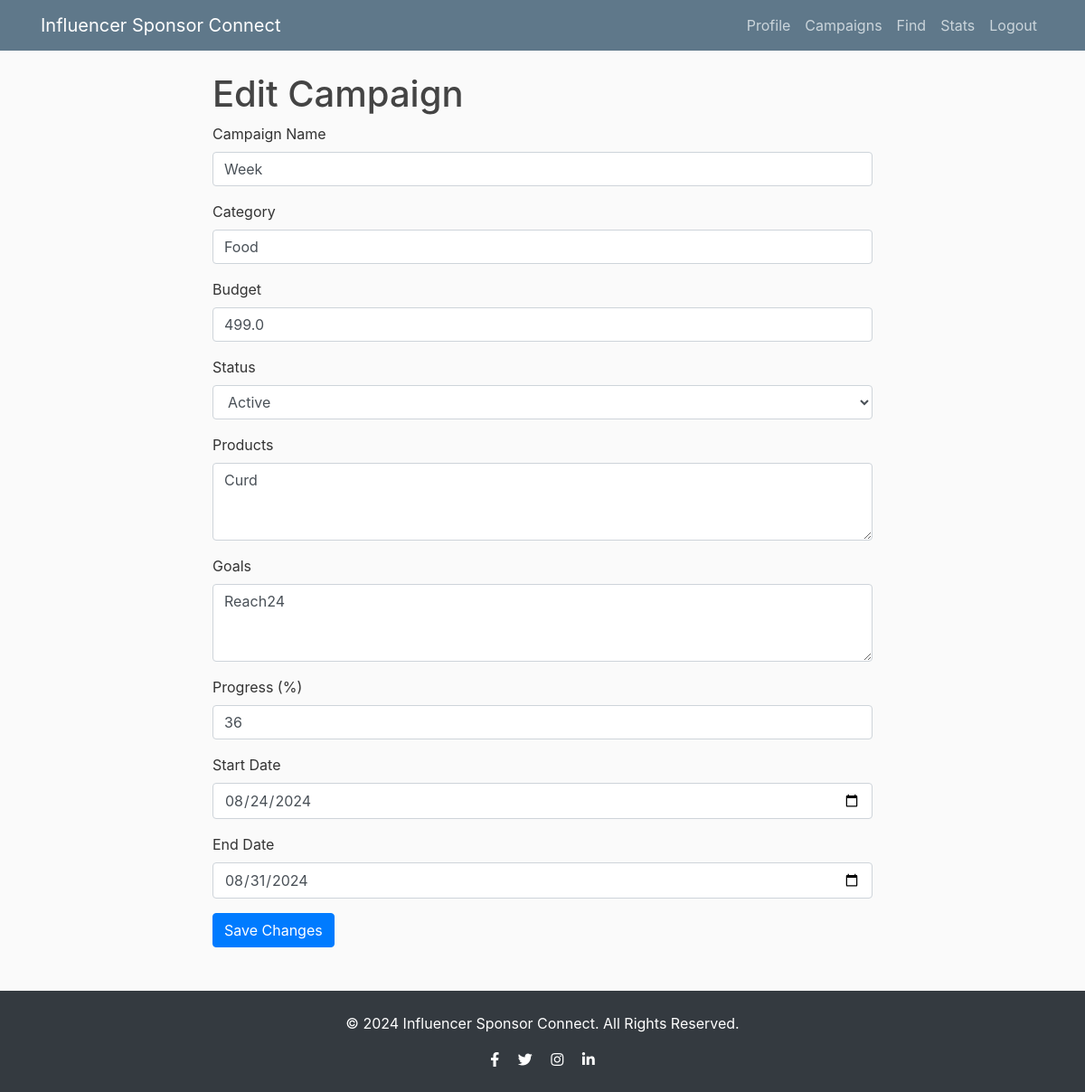
The page /edit_campaign/3 (signed in) on the database its author committed.
### Flask/models.py (models this page shows)
class Campaign(db.Model,UserMixin):
    __tablename__ = 'campaigns'
    id = db.Column(db.Integer, primary_key=True)
    user_id = db.Column(db.Integer, db.ForeignKey('user.id'), nullable=False)  # Added user_id
    campaign_name = db.Column(db.String(120), nullable=False)
    category = db.Column(db.String(80))
    budget = db.Column(db.Float)
    status = db.Column(db.String(80))
    products = db.Column(db.String(200))
    goals = db.Column(db.String(200))
    progress = db.Column(db.Integer)
    start_date = db.Column(db.Date)
    end_date = db.Column(db.Date)
    ad_requests = db.relationship('AdRequest', back_populates='campaign', cascade="all, delete-orphan")
    sponsor = db.relationship('User', backref=db.backref('campaigns', lazy=True))

### Flask/routes.py (the view, shortened to what this page needs)
@app.route('/edit_campaign/<int:campaign_id>', methods=['GET', 'POST'])
@login_required
def edit_campaign(campaign_id):
    campaign = Campaign.query.get_or_404(campaign_id)
    return render_template('edit_campaign.html', campaign=campaign)

### Flask/__init__.py (called while the page is built)
@login_manager.user_loader
def load_user(user_id):
    from Flask.models import User
    return User.query.get(int(user_id))

### Flask/templates/edit_campaign.html (shortened to what this page needs)
{% extends "layout.html" %}
{% block content %}
    <h1>Edit Campaign</h1>
    <form method="post" action="{{ url_for('edit_campaign', campaign_id=campaign.id) }}">
        <div class="form-group">
            <label for="campaign_name">Campaign Name</label>
            <input type="text" class="form-control" id="campaign_name" name="campaign_name" value="{{ campaign.campaign_name }}" required>
        </div>
        <div class="form-group">
            <label for="category">Category</label>
            <input type="text" class="form-control" id="category" name="category" value="{{ campaign.category }}" required>
        </div>
        <div class="form-group">
            <label for="budget">Budget</label>
            <input type="number" class="form-control" id="budget" name="budget" value="{{ campaign.budget }}" required>
        </div>
        <div class="form-group">
            <label for="status">Status</label>
            <select class="form-control" id="status" name="status" required>
                <option value="active" {% if campaign.status == 'active' %}selected{% endif %}>Active</option>
            </select>
        </div>
        <div class="form-group">
            <label for="products">Products</label>
            <textarea class="form-control" id="products" name="products" rows="3" required>{{ campaign.products }}</textarea>
        </div>
        <div class="form-group">
            <label for="goals">Goals</label>
            <textarea class="form-control" id="goals" name="goals" rows="3" required>{{ campaign.goals }}</textarea>
        </div>
        <div class="form-group">
            <label for="progress">Progress (%)</label>
            <input type="number" class="form-control" id="progress" name="progress" min="0" max="100" value="{{ campaign.progress }}" required>
        </div>
        <div class="form-group">
            <label for="start_date">Start Date</label>
            <input type="date" class="form-control" id="start_date" name="start_date" value="{{ campaign.start_date }}" required>
        </div>
        <div class="form-group">
            <label for="end_date">End Date</label>
            <input type="date" class="form-control" id="end_date" name="end_date" value="{{ campaign.end_date }}" required>
        </div>
        <button type="submit" class="btn btn-primary">Save Changes</button>
    </form>
{% endblock %}

### Flask/static/main.css (style rules this page uses)
body { background: #fafafa; color: #333333; margin-top: 5rem; }
h1, h2, h3, h4, h5, h6 { color: #444444; }

### rows shown on the page
Campaign: campaign_name "Week", category "Food", budget "499.0", status "Active", products "Curd", goals "Reach24", progress "36", start_date "08/24/2024", end_date "08/31/2024"
